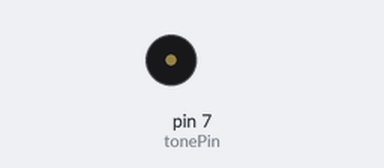
A sketch run on a simulated Arduino Uno, built with avr-gcc and run on an emulated ATmega328P. Shown: buzzer (waves = sounding).

Above: at 0.1 s.
At 39.83 s:
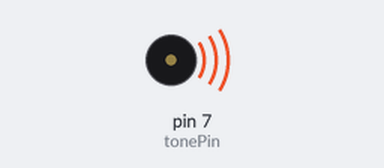
Timing chart, 0 to 40.0 s (numbered marks = the images above):
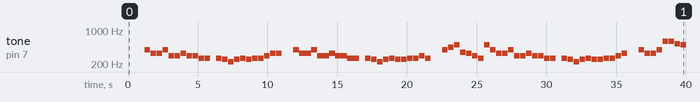

The sketch:

buzzer_song_fixed.ino
```cpp
/* ============================================================================
 *  蜂鸣器曲子（修正版）—— 原《遇见》代码的问题修复版
 *  ---------------------------------------------------------------------------
 *  相比原版改了四处：
 *    1. tune[] 放进 PROGMEM，音符表不再占用 RAM
 *    2. 删掉越界的 duration[]（原版只有 148 个，却有 245 个音符）
 *    3. 休止符改用 0，显式静音，不再依赖 tone(pin, -1) 发超声波
 *    4. 每段循环按 TUNE_LEN 走，永不会读越界
 *
 *  ★ 只能用【无源蜂鸣器】。有源蜂鸣器内置振荡电路，音高固定，
 *    再怎么改 tone() 的频率也只会发出同一个音。
 *
 *  接线：蜂鸣器正极 -> D7，负极 -> GND（有源的话串 100Ω 左右）
 * ==========================================================================*/

#include <avr/pgmspace.h>

#define NOTE_C0 0     // 休止符（原来写成 -1）
#define NOTE_CL1 131
#define NOTE_CL2 147
#define NOTE_CL3 165
#define NOTE_CL4 175
#define NOTE_CL5 196
#define NOTE_CL6 221
#define NOTE_CL7 248
#define NOTE_C1 262
#define NOTE_C2 294
#define NOTE_C3 330
#define NOTE_C4 350
#define NOTE_C5 393
#define NOTE_C6 441
#define NOTE_C7 495
#define NOTE_CH1 525
#define NOTE_CH2 589
#define NOTE_CH3 661
#define NOTE_CH4 700
#define NOTE_CH5 786
#define NOTE_CH6 882
#define NOTE_CH7 990

/* 音符表：放在 Flash 里，不占那宝贵的 2KB RAM */
const int tune[] PROGMEM =
{
NOTE_C0,NOTE_C0,NOTE_C0,NOTE_C5,NOTE_C3,
NOTE_C3,NOTE_C5,NOTE_C2,NOTE_C2,NOTE_C3,NOTE_C2,
NOTE_C2,NOTE_C1,NOTE_C1,NOTE_C0,NOTE_C1,NOTE_CL7,
NOTE_CL6,NOTE_CL7,NOTE_C1,NOTE_CL7,NOTE_C1,NOTE_C1,
NOTE_C2,NOTE_C3,
NOTE_C3,NOTE_C0,NOTE_C0,NOTE_C5,NOTE_C3,
NOTE_C3,NOTE_C5,NOTE_C2,NOTE_C2,NOTE_C3,NOTE_C2,
NOTE_C2,NOTE_C1,NOTE_C1,NOTE_C0,NOTE_C1,NOTE_CL7,
NOTE_CL6,NOTE_CL7,NOTE_C1,NOTE_CL7,NOTE_CL7,NOTE_C1,NOTE_C1,NOTE_C2,
NOTE_C1,NOTE_C0,NOTE_C0,NOTE_C5,NOTE_C6,NOTE_C7,
NOTE_C4,NOTE_C3,NOTE_C2,NOTE_C1,NOTE_C7,NOTE_C5,NOTE_C3,
NOTE_C3,NOTE_C5,NOTE_C2,NOTE_C2,NOTE_C3,NOTE_C2,
NOTE_C2,NOTE_C1,NOTE_C1,NOTE_C0,NOTE_C1,NOTE_CL7,
NOTE_CL6,NOTE_CL7,NOTE_C1,NOTE_CL7,NOTE_CL7,NOTE_C1,NOTE_C1,NOTE_C2,
NOTE_C3,NOTE_C0,NOTE_C0,NOTE_C5,NOTE_C3,
NOTE_C3,NOTE_C5,NOTE_CH2,NOTE_CH2,NOTE_CH1,NOTE_C7,
NOTE_C7,NOTE_CH6,NOTE_C0,NOTE_C0,NOTE_C1,NOTE_CL7,
NOTE_CL6,NOTE_CL7,NOTE_C1,NOTE_CL7,NOTE_CL7,NOTE_C1,NOTE_C1,NOTE_C2,
NOTE_C1,NOTE_C0,NOTE_C0,NOTE_C5,NOTE_C6,NOTE_C7,
NOTE_CH1,NOTE_C7,NOTE_CH1,NOTE_C7,NOTE_C6,NOTE_C5,NOTE_C6,
NOTE_C6,NOTE_C5,NOTE_C5,NOTE_C5,NOTE_C1,NOTE_C2,NOTE_C3,
NOTE_C4,NOTE_C3,NOTE_C4,NOTE_C5,NOTE_C1,NOTE_C2,NOTE_C3,
NOTE_C3,NOTE_C3,NOTE_C0,NOTE_C0,NOTE_C5,NOTE_C6,NOTE_C7,
NOTE_C1,NOTE_C7,NOTE_CH1,NOTE_CH3,NOTE_CH1,NOTE_CH2,NOTE_CH3,
NOTE_CH3,NOTE_C5,NOTE_C5,NOTE_C5,NOTE_C1,NOTE_C2,NOTE_C3,
NOTE_C4,NOTE_C3,NOTE_C4,NOTE_C3,NOTE_C2,NOTE_C2,NOTE_C1,
NOTE_CL7,NOTE_C1,NOTE_C1,NOTE_C0,NOTE_C5,NOTE_C6,NOTE_C7,
NOTE_CH1,NOTE_C7,NOTE_CH1,NOTE_CH2,NOTE_CH1,NOTE_C7,NOTE_C6,
NOTE_C6,NOTE_C5,NOTE_C0,NOTE_C0,NOTE_C1,NOTE_C2,NOTE_C3,
NOTE_C4,NOTE_C3,NOTE_C4,NOTE_C5,NOTE_C1,NOTE_C1,NOTE_C6,
NOTE_C6,NOTE_C5,NOTE_C5,NOTE_C0,NOTE_C5,NOTE_C6,NOTE_C7,
NOTE_CH1,NOTE_C7,NOTE_CH1,NOTE_CH2,NOTE_CH1,NOTE_CH2,NOTE_CH3,
NOTE_CH3,NOTE_C5,NOTE_C5,NOTE_C0,NOTE_C1,NOTE_C2,NOTE_C3,NOTE_C4,
NOTE_C4,NOTE_C3,NOTE_C4,NOTE_C5,NOTE_C1,NOTE_C2,
NOTE_C2,NOTE_C3,NOTE_C2,NOTE_C1,NOTE_C1,NOTE_C1,NOTE_C0,NOTE_C0,
NOTE_C0,NOTE_C0,NOTE_C0,NOTE_C5,NOTE_C6,NOTE_C7,
NOTE_CH1,NOTE_C7,NOTE_CH1,NOTE_C7,NOTE_C6,NOTE_C5,NOTE_C4,
NOTE_C4,NOTE_C5,NOTE_C5,NOTE_C0,NOTE_C0,
};

const int TUNE_LEN = sizeof(tune) / sizeof(tune[0]);

/* ---------------- 节奏 ---------------- */
const unsigned long BEAT_MS  = 400;   // 一拍多长，改这个就改整首曲子的快慢
const unsigned long GAP_MS   = 30;    // 音符之间的小间隔，免得连成一片
const unsigned long REPEAT_MS = 5000; // 放完停多久再来一遍

const int tonePin = 7;

void setup() {
  pinMode(tonePin, OUTPUT);
}

void loop() {
  for (int x = 0; x < TUNE_LEN; x++) {
    unsigned int freq = (unsigned int)pgm_read_word(&tune[x]);

    if (freq == 0) {                 // 休止符：安静地等一拍
      delay(BEAT_MS);
      continue;
    }

    tone(tonePin, freq);              // 发出这个音
    delay(BEAT_MS);                   // 持续一拍
    noTone(tonePin);                  // 停
    delay(GAP_MS);                    // 喘口气
  }

  delay(REPEAT_MS);                   // 停 5 秒，从头再来
}
```

Measured:
- by itself, tone on pin 7 (tonePin): plays 393 Hz for 0.40 s, 330 Hz for 0.40 s, 330 Hz for 0.40 s, 393 Hz for 0.40 s, 294 Hz for 0.40 s, 294 Hz for 0.40 s … (82 notes in this stretch)
